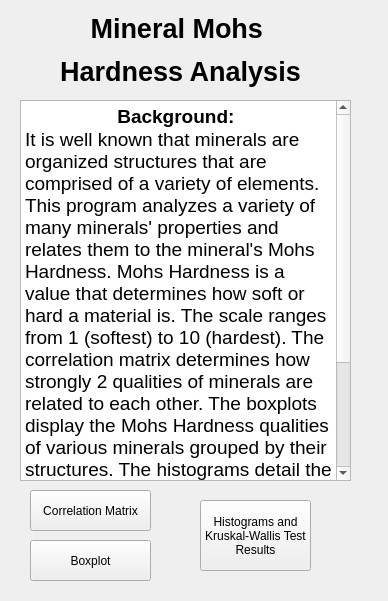
<?xml version="1.0" encoding="UTF-8"?>
<ui version="4.0">
 <class>MainWindow</class>
 <widget class="QMainWindow" name="MainWindow">
  <property name="geometry">
   <rect>
    <x>0</x>
    <y>0</y>
    <width>388</width>
    <height>601</height>
   </rect>
  </property>
  <property name="windowTitle">
   <string>MainWindow</string>
  </property>
  <property name="autoFillBackground">
   <bool>false</bool>
  </property>
  <property name="styleSheet">
   <string notr="true"/>
  </property>
  <widget class="QWidget" name="centralwidget">
   <widget class="QPushButton" name="pushButton">
    <property name="geometry">
     <rect>
      <x>30</x>
      <y>490</y>
      <width>121</width>
      <height>41</height>
     </rect>
    </property>
    <property name="text">
     <string>Correlation Matrix</string>
    </property>
   </widget>
   <widget class="QPushButton" name="pushButton_2">
    <property name="geometry">
     <rect>
      <x>30</x>
      <y>540</y>
      <width>121</width>
      <height>41</height>
     </rect>
    </property>
    <property name="text">
     <string>Boxplot</string>
    </property>
   </widget>
   <widget class="QLabel" name="label">
    <property name="geometry">
     <rect>
      <x>30</x>
      <y>10</y>
      <width>301</width>
      <height>81</height>
     </rect>
    </property>
    <property name="font">
     <font>
      <family>MS Shell Dlg 2</family>
      <pointsize>20</pointsize>
     </font>
    </property>
    <property name="text">
     <string>&lt;html&gt;&lt;head/&gt;&lt;body&gt;&lt;p align=&quot;center&quot;&gt;&lt;span style=&quot; font-weight:600;&quot;&gt;Mineral Mohs &lt;/span&gt;&lt;/p&gt;&lt;p align=&quot;center&quot;&gt;&lt;span style=&quot; font-weight:600;&quot;&gt; Hardness Analysis&lt;/span&gt;&lt;/p&gt;&lt;/body&gt;&lt;/html&gt;</string>
    </property>
   </widget>
   <widget class="QPushButton" name="pushButton_3">
    <property name="geometry">
     <rect>
      <x>200</x>
      <y>500</y>
      <width>111</width>
      <height>71</height>
     </rect>
    </property>
    <property name="text">
     <string>Histograms and 
Kruskal-Wallis Test 
Results</string>
    </property>
   </widget>
   <widget class="QTextBrowser" name="textBrowser">
    <property name="geometry">
     <rect>
      <x>20</x>
      <y>100</y>
      <width>331</width>
      <height>381</height>
     </rect>
    </property>
    <property name="html">
     <string>&lt;!DOCTYPE HTML PUBLIC &quot;-//W3C//DTD HTML 4.0//EN&quot; &quot;http://www.w3.org/TR/REC-html40/strict.dtd&quot;&gt;
&lt;html&gt;&lt;head&gt;&lt;meta name=&quot;qrichtext&quot; content=&quot;1&quot; /&gt;&lt;style type=&quot;text/css&quot;&gt;
p, li { white-space: pre-wrap; }
&lt;/style&gt;&lt;/head&gt;&lt;body style=&quot; font-family:'MS Shell Dlg 2'; font-size:8.25pt; font-weight:400; font-style:normal;&quot;&gt;
&lt;p align=&quot;center&quot; style=&quot; margin-top:0px; margin-bottom:0px; margin-left:0px; margin-right:0px; -qt-block-indent:0; text-indent:0px;&quot;&gt;&lt;span style=&quot; font-size:14pt; font-weight:600;&quot;&gt;Background: &lt;/span&gt;&lt;/p&gt;
&lt;p style=&quot; margin-top:0px; margin-bottom:0px; margin-left:0px; margin-right:0px; -qt-block-indent:0; text-indent:0px;&quot;&gt;&lt;span style=&quot; font-size:14pt;&quot;&gt;It is well known that minerals are organized structures that are comprised of a variety of elements. This program analyzes a variety of many minerals' properties and relates them to the mineral's Mohs Hardness. Mohs Hardness is a value that determines how soft or hard a material is. The scale ranges from 1 (softest) to 10 (hardest). The correlation matrix determines how strongly 2 qualities of minerals are related to each other. The boxplots display the Mohs Hardness qualities of various minerals grouped by their structures. The histograms detail the distribution of minerals' hardnesses within the structural groups. Additionally, the graph also displays the results (p-value and KW statistic) of a Kruskal-Wallis test that was run on the hardness data for the 5 groups of mineral structures.&lt;/span&gt;&lt;/p&gt;&lt;/body&gt;&lt;/html&gt;</string>
    </property>
   </widget>
  </widget>
 </widget>
 <resources/>
 <connections/>
</ui>
